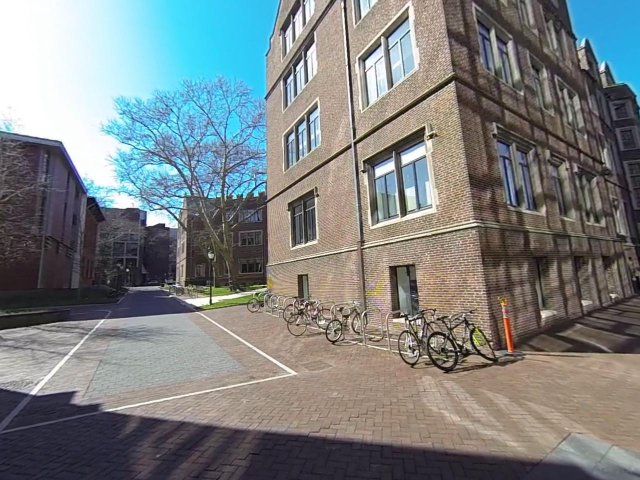
#> input picture StructureFromMotion/Data/3.jpg, 1280 x 960 px, given as the content of the folder ../Data/Train/Set1/, which was not available (shown at 1/2 size)
$ python RobustAutopano.py
#> lines starting #> are read from the running program, lines starting #| are printed output that depends on the picture; after the words box and inside, x2 and y2 are one past the last pixel; in counts of white or black regions, pixels touching at a corner belong together; pictures that were not available may be replaced by others from this repository, and a replacement may not be noted
### MyAutoPano/Util/util.py
#!/usr/bin/evn python

import cv2
import numpy as np
import sys
import os

sys.dont_write_bytecode = True

def ANMS(points, nBest_):
	nums = points.shape[0]
	r = sys.maxint*np.ones((nums, 1))
	# create a hash that maps each r to each pair of points
	rHash = np.concatenate((r, points), axis=1)
	# points already sorted so second loop start end at i-1
	for i in range(nums):
		for j in range(i):
			rTmp = np.linalg.norm(points[i] - points[j])
			if rHash[i, 0] > rTmp: rHash[i, 0] = rTmp
	# Sort the distance in descending order along with the point
	bestPts_ = rHash[np.argsort(-rHash[:, 0])][:nBest_, 1:]

	return bestPts_.astype(np.int64)

def createDescriptor(img_, featurePts_, patchSize_):
	# Define the descriptor size
	desSize = (12, 12)
	descriptor = []
	# Paddling the image
	r = int(patchSize_/2)
	img_ = np.pad(img_, r, 'constant', constant_values=0)
	# Calulate descriptors
	for pt in featurePts_:
		patchImg = img_[pt[1]:(pt[1]+2*r+1), pt[0]:pt[0]+2*r+1]
		patchImg = cv2.GaussianBlur(patchImg, (3,3), 0)
		subImg = cv2.resize(patchImg, desSize)
		des = stdDes(subImg.reshape((1, -1)))
		descriptor = np.concatenate((descriptor, des), axis=0) if len(descriptor) else des

	return descriptor

# [140 lines left out: functions featureMatching, drawMatching, homoRANSAC, countInlier, stitchHomo, stitchDistance and 2 more, not called in this run]


def stdDes(des):
	des = des - np.mean(des)
	return des / np.std(des)


### MyAutoPano/RobustAutopano.py
#!/usr/bin/evn python

"""
CMSC733 Spring 2019: Classical and Deep Learning Approaches for
Geometric Computer Vision
Project1: MyAutoPano: Phase 1 Starter Code

Author(s):
Lih-Narn Wang (ytcdavid@terpmail.umd.edu)
Master of Engineering in Robotics
University of Maryland, College Park
"""


import sys
import numpy as np
import cv2
import argparse
from Util.util import*

sys.dont_write_bytecode = True

def preProcess(img, fileName, outPath, n=1000, nBest=300):
    """
    Input: RGB Image, Name of the image
    Output: RGB Image, Feature Points, Feature Descriptor
      Feature Points: pointNum*[x, y]
      Feature Descriptor: pointNum*featureNum
    """
    imgGray = cv2.cvtColor(img, cv2.COLOR_BGR2GRAY)

    # Corner Detection
    imgShi = img.copy()
    cornerShi = cv2.goodFeaturesToTrack(imgGray, n, 0.01, 0)[:, 0 ,:] # n*1*2
    for x,y in cornerShi:
        cv2.circle(imgShi, (x,y), 3, (0,0,255), -1)

    # Perform ANMS
    imgShi2 = img.copy()
    shiBestPts = ANMS(cornerShi, nBest)
    for x,y in shiBestPts:
        cv2.circle(imgShi2, (x,y), 3, (0,0,255), -1)

    # Create the descriptor at the feature points
    imgShi3 = imgGray.copy()
    desShi = createDescriptor(imgShi3, shiBestPts, 40)

    return np.array([img, shiBestPts, desShi])


# [84 lines left out: functions sortImg, autoPano, not called in this run]


def main():
    # Command line arguments
    Parser = argparse.ArgumentParser()
    Parser.add_argument('--InputPath', default='../Data/Train/')
    Parser.add_argument('--InputSet', default='Set1/')
    Parser.add_argument('--SavePath', default='Output/')
    Args = Parser.parse_args()

    # Set the input and output path
    print("\n*** Set the input and output path")
    inPath = Args.InputPath + Args.InputSet
    outPath = Args.SavePath + Args.InputSet
    inputImgs = sorted(os.listdir(inPath))
    inputNum = len(inputImgs)
    print("Input image numbers: ", len(inputImgs))

    # Preprocess
    print("\n*** Pre process")
    imgSet = []
    imgInfoSet = []
    for i, inputImg in enumerate(inputImgs):
        imgProcess = cv2.imread(inPath+inputImg)
#> imgProcess is the input picture: shape (960, 1280, 3); mean B, G, R 128.7, 128.4, 123.6
        imgSet.append(imgProcess)
        imgInfoSet.append(preProcess(imgProcess, inputImg, outPath+'preProcess/'))
#> in preProcess, `imgGray = cv2.cvtColor(img, cv2.COLOR_BGR2GRAY)`:
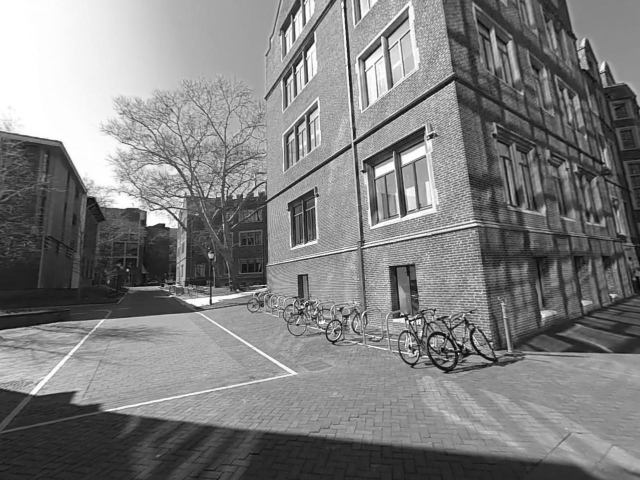
#> imgGray: shape (960, 1280) (shown at 1/2 size); min 0, max 255, mean 127
#> in preProcess, `cornerShi = cv2.goodFeaturesToTrack(imgGray, n, 0.01, 0)[:, 0 ,:]`: cornerShi = 1000 pairs, first value 191 to 1225, second value 2 to 742
#> the loop in preProcess, `for x,y in cornerShi:` made 1000 passes
#> (x, y) on passes 1 to 3: (916, 706), (678, 617), (802, 703)
#> after the loop in preProcess, `for x,y in cornerShi:`:
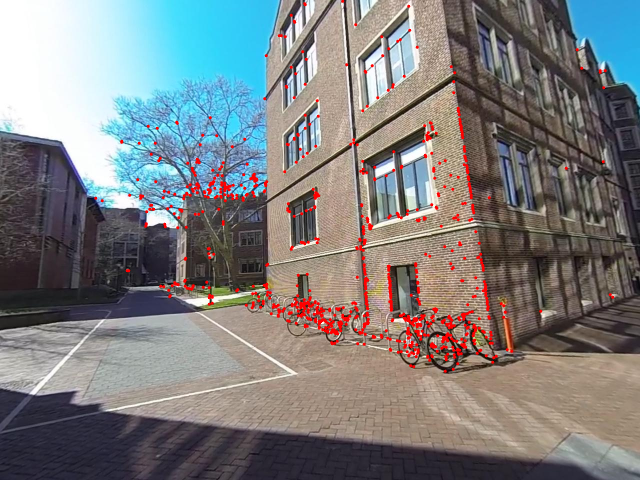
#> imgShi: shape (960, 1280, 3) (shown at 1/2 size); 1.9% of pixels changed, all inside (x1, y1, x2, y2) = (188, 0, 1229, 746)
#> in ANMS, `rHash = np.concatenate((r, points), axis=1)`: rHash = 1000 rows, first 8: [9.22e+18, 916, 706], [9.22e+18, 678, 617], [9.22e+18, 802, 703], [9.22e+18, 329, 448], [9.22e+18, 777, 97], [9.22e+18, 730, 142], [9.22e+18, 822, 693], [9.22e+18, 817, 637]
#> after the loop in ANMS, `for i in range(nums):`: rHash = 1000 rows, first 8: [9.22e+18, 916, 706], [254.1, 678, 617], [114, 802, 703], [387.8, 329, 448], [529.3, 777, 97], [65.07, 730, 142], [22.36, 822, 693], [56.22, 817, 637]
#> in ANMS, `bestPts_ = rHash[np.argsort(-rHash[:, 0])][:nBest_, 1:]`: bestPts_ = 300 pairs, first value 191 to 1220, second value 2 to 742
#> in preProcess, `shiBestPts = ANMS(cornerShi, nBest)`: shiBestPts has the same summary as bestPts_ in ANMS
#> the loop in preProcess, `for x,y in shiBestPts:` made 300 passes
#> (x, y) on passes 1 to 3: (916, 706), (777, 97), (329, 448)
#> after the loop in preProcess, `for x,y in shiBestPts:`:
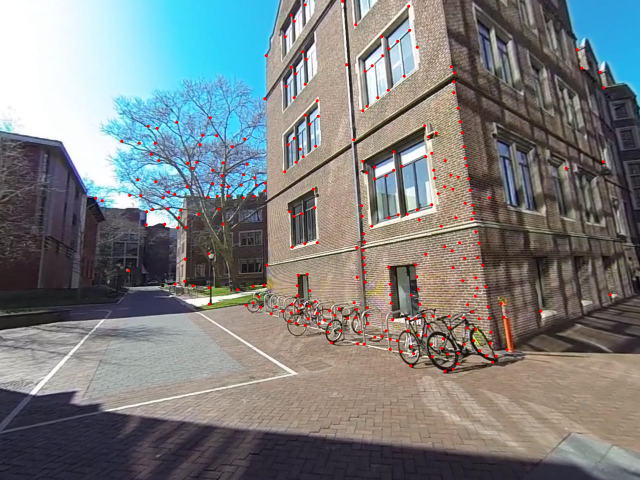
#> imgShi2: shape (960, 1280, 3) (shown at 1/2 size); 0.71% of pixels changed, all inside (x1, y1, x2, y2) = (188, 0, 1224, 746)
#> in createDescriptor, `img_ = np.pad(img_, r, 'constant', constant_values=0)`:
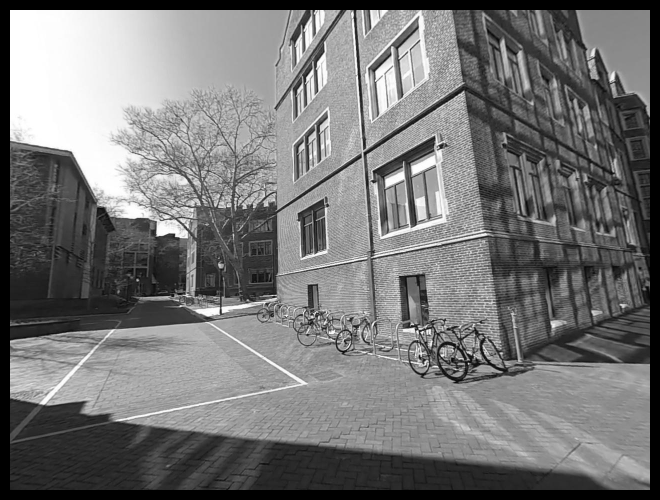
#> img_: shape (1000, 1320) (shown at 1/2 size); min 0, max 255, mean 118.2
#> the loop in createDescriptor, `for pt in featurePts_:` made 300 passes
#> pass 1, in createDescriptor, `patchImg = cv2.GaussianBlur(patchImg, (3,3), 0)`:
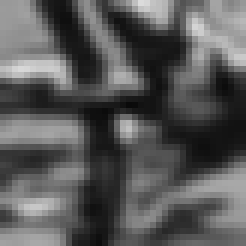
#> patchImg: shape (41, 41) (shown 6 times larger); min 10, max 219, mean 88.5
#> after the loop in createDescriptor, `for pt in featurePts_:`:
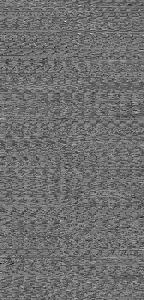
#> descriptor: shape (300, 144) float64; min -5.14, max 6.62, mean 2.8e-18; drawn with min black and max white
#> after the loop in createDescriptor, `for pt in featurePts_:`:
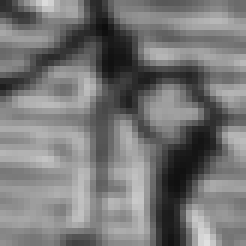
#> patchImg: shape (41, 41) (shown 6 times larger); min 13, max 224, mean 119.2
        cv2.waitKey(1)
        cv2.destroyAllWindows()
    imgSet = np.array(imgSet)
    imgInfoSet = np.array(imgInfoSet)

    # Sort the input image
    print("\n*** Sort the images")
    imgOrder = sortImg(imgInfoSet)
    print(imgOrder)

    # Pair the input image
    mid = int(inputNum/2)
    if (inputNum%2): # odd
        imgSet1 = imgSet[imgOrder[:mid+1], ...]
        imgSet2 = np.flip(imgSet[imgOrder[mid:], ...], 0)
    else:
        imgSet1 = imgSet[imgOrder[:mid], ...]
        imgSet2 = np.flip(imgSet[imgOrder[mid:], ...], 0)

    img1, corOld = autoPano(imgSet1, outPath+'imgSet1/')
    img2, _ = autoPano(imgSet2, outPath+'imgSet2/')

    # Autopano for both sets:
    fileName1 = '1.jpg'
    fileName2 = '2.jpg'
    img1, pts1, des1 = preProcess(img1, fileName1, outPath+'final/', n=1500, nBest=500)
    img2, pts2, des2 = preProcess(img2, fileName2, outPath+'final/', n=1500, nBest=500)
    matchPts = featureMatching(pts1, des1, pts2, des2, 0.7)
    imgMatch1 = drawMatching(img1, img2, matchPts)
    showImg('Match1',imgMatch1)

    H, matchPts = homoRANSAC(matchPts, 10, 50000)
    imgMatch2 = drawMatching(img1, img2, matchPts)
    showImg('Match2',imgMatch2)

    imgMatch2 = drawMatching(img1, img2, matchPts)
    imgBlend, corOld = blendImg(img1, img2, corOld, H, matchPts, True)
    showImg('Blend', imgBlend)
    cv2.imwrite(outPath+'final.jpg', imgBlend)
    cv2.waitKey(0)
    cv2.destroyAllWindows()

if __name__ == '__main__':
#> (the run stopped early here; a loop or call above may not have finished)

$ run again, on StructureFromMotion/Data/4.jpg
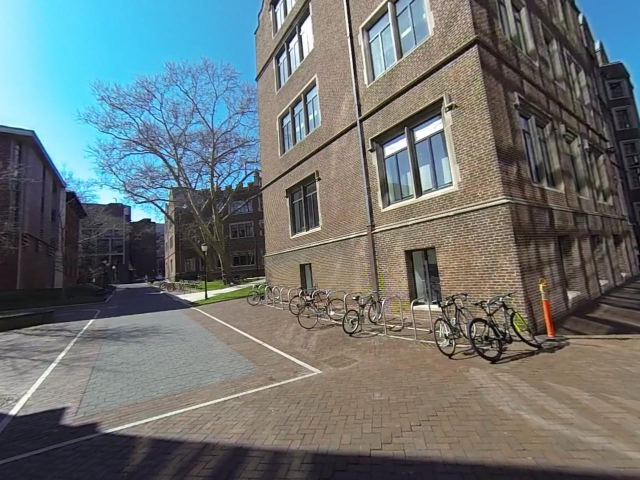
#> input picture StructureFromMotion/Data/4.jpg, 1280 x 960 px, given as the content of the folder ../Data/Train/Set1/, which was not available (shown at 1/2 size)
#> in main, imgProcess is the input picture: shape (960, 1280, 3); mean B, G, R 115.8, 115.4, 107.9
#> cornerShi = 1000 pairs, first value 18 to 1242, second value 5 to 827
#> the loop in preProcess, `for x,y in cornerShi:` made 1000 passes
#> (x, y) on passes 1 to 3: (739, 84), (871, 662), (551, 23)
#> after the loop in preProcess, `for x,y in cornerShi:`:
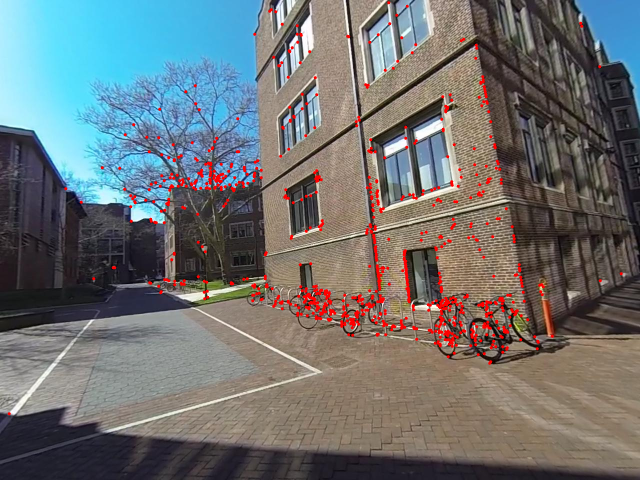
#> imgShi: shape (960, 1280, 3) (shown at 1/2 size); 1.95% of pixels changed, all inside (x1, y1, x2, y2) = (15, 2, 1246, 831)
#> in ANMS, `rHash = np.concatenate((r, points), axis=1)`: rHash = 1000 rows, first 8: [9.22e+18, 739, 84], [9.22e+18, 871, 662], [9.22e+18, 551, 23], [9.22e+18, 710, 595], [9.22e+18, 893, 609], [9.22e+18, 999, 600], [9.22e+18, 302, 442], [9.22e+18, 612, 462]
#> after the loop in ANMS, `for i in range(nums):`: rHash = 1000 rows, first 8: [9.22e+18, 739, 84], [592.9, 871, 662], [197.6, 551, 23], [174.4, 710, 595], [57.38, 893, 609], [106.4, 999, 600], [435.7, 302, 442], [165.2, 612, 462]
#> bestPts_ = 300 pairs, first value 18 to 1242, second value 5 to 827
#> shiBestPts has the same summary as bestPts_ in ANMS
#> the loop in preProcess, `for x,y in shiBestPts:` made 300 passes
#> (x, y) on passes 1 to 3: (739, 84), (871, 662), (302, 442)
#> the loop in createDescriptor, `for pt in featurePts_:` made 300 passes
#> after the loop in createDescriptor, `for pt in featurePts_:`:
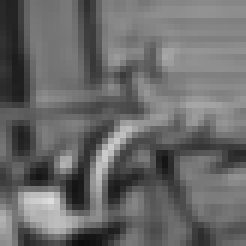
#> patchImg: shape (41, 41) (shown 6 times larger); min 13, max 221, mean 105.5

$ run again, on StructureFromMotion/Data/5.jpg
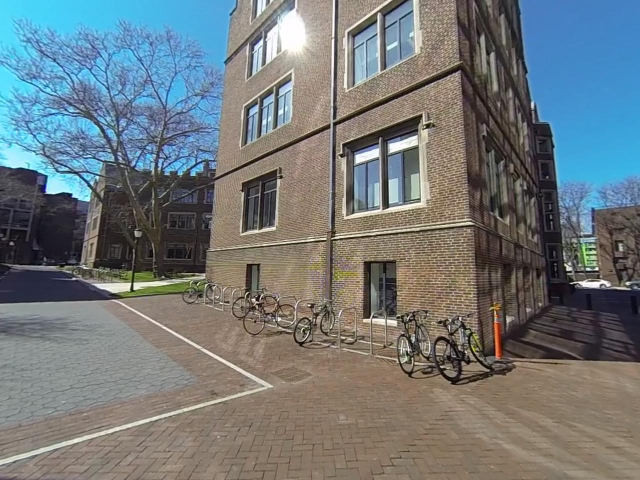
#> input picture StructureFromMotion/Data/5.jpg, 1280 x 960 px, given as the content of the folder ../Data/Train/Set1/, which was not available (shown at 1/2 size)
#> in main, imgProcess is the input picture: shape (960, 1280, 3); mean B, G, R 122.3, 120.2, 113.5
#> cornerShi = 1000 pairs, first value 26 to 1260, second value 26 to 767
#> the loop in preProcess, `for x,y in cornerShi:` made 1000 passes
#> (x, y) on passes 1 to 3: (620, 610), (919, 635), (144, 393)
#> after the loop in preProcess, `for x,y in cornerShi:`:
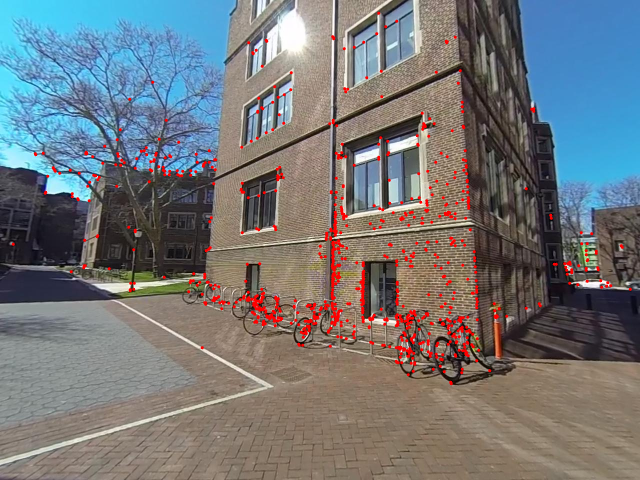
#> imgShi: shape (960, 1280, 3) (shown at 1/2 size); 1.95% of pixels changed, all inside (x1, y1, x2, y2) = (23, 23, 1264, 771)
#> in ANMS, `rHash = np.concatenate((r, points), axis=1)`: rHash = 1000 rows, first 8: [9.22e+18, 620, 610], [9.22e+18, 919, 635], [9.22e+18, 144, 393], [9.22e+18, 652, 476], [9.22e+18, 155, 397], [9.22e+18, 727, 557], [9.22e+18, 439, 605], [9.22e+18, 511, 593]
#> after the loop in ANMS, `for i in range(nums):`: rHash = 1000 rows, first 8: [9.22e+18, 620, 610], [300, 919, 635], [523.1, 144, 393], [137.8, 652, 476], [11.7, 155, 397], [110.4, 727, 557], [181.1, 439, 605], [72.99, 511, 593]
#> bestPts_ = 300 pairs, first value 26 to 1260, second value 26 to 764
#> shiBestPts has the same summary as bestPts_ in ANMS
#> the loop in preProcess, `for x,y in shiBestPts:` made 300 passes
#> the loop in createDescriptor, `for pt in featurePts_:` made 300 passes
#> after the loop in createDescriptor, `for pt in featurePts_:`:
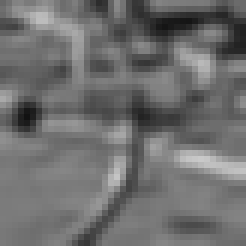
#> patchImg: shape (41, 41) (shown 6 times larger); min 18, max 201, mean 110.2
